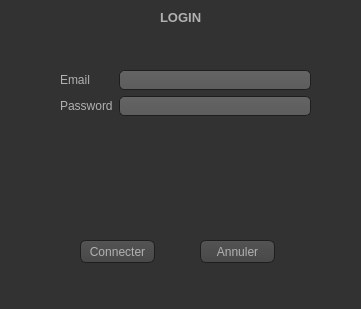
<?xml version="1.0" encoding="UTF-8"?>
<ui version="4.0">
 <class>loginenseignant</class>
 <widget class="QDialog" name="loginenseignant">
  <property name="geometry">
   <rect>
    <x>0</x>
    <y>0</y>
    <width>361</width>
    <height>309</height>
   </rect>
  </property>
  <property name="windowTitle">
   <string>Dialog</string>
  </property>
  <property name="styleSheet">
   <string notr="true">QToolTip
{
     border: 1px solid black;
     background-color: #ffa02f;
     padding: 1px;
     border-radius: 3px;
     opacity: 100;
}

QWidget
{
    color: #b1b1b1;
    background-color: #323232;
}

QWidget:item:hover
{
    background-color: QLinearGradient( x1: 0, y1: 0, x2: 0, y2: 1, stop: 0 #ffa02f, stop: 1 #ca0619);
    color: #000000;
}

QWidget:item:selected
{
    background-color: QLinearGradient( x1: 0, y1: 0, x2: 0, y2: 1, stop: 0 #ffa02f, stop: 1 #d7801a);
}

QMenuBar::item
{
    background: transparent;
}

QMenuBar::item:selected
{
    background: transparent;
    border: 1px solid #ffaa00;
}

QMenuBar::item:pressed
{
    background: #444;
    border: 1px solid #000;
    background-color: QLinearGradient(
        x1:0, y1:0,
        x2:0, y2:1,
        stop:1 #212121,
        stop:0.4 #343434/*,
        stop:0.2 #343434,
        stop:0.1 #ffaa00*/
    );
    margin-bottom:-1px;
    padding-bottom:1px;
}

QMenu
{
    border: 1px solid #000;
}

QMenu::item
{
    padding: 2px 20px 2px 20px;
}

QMenu::item:selected
{
    color: #000000;
}

QWidget:disabled
{
    color: #404040;
    background-color: #323232;
}

QAbstractItemView
{
    background-color: QLinearGradient( x1: 0, y1: 0, x2: 0, y2: 1, stop: 0 #4d4d4d, stop: 0.1 #646464, stop: 1 #5d5d5d);
}

QWidget:focus
{
    /*border: 2px solid QLinearGradient( x1: 0, y1: 0, x2: 0, y2: 1, stop: 0 #ffa02f, stop: 1 #d7801a);*/
}

QLineEdit
{
    background-color: QLinearGradient( x1: 0, y1: 0, x2: 0, y2: 1, stop: 0 #4d4d4d, stop: 0 #646464, stop: 1 #5d5d5d);
    padding: 1px;
    border-style: solid;
    border: 1px solid #1e1e1e;
    border-radius: 5;
}

QPushButton
{
    color: #b1b1b1;
    background-color: QLinearGradient( x1: 0, y1: 0, x2: 0, y2: 1, stop: 0 #565656, stop: 0.1 #525252, stop: 0.5 #4e4e4e, stop: 0.9 #4a4a4a, stop: 1 #464646);
    border-width: 1px;
    border-color: #1e1e1e;
    border-style: solid;
    border-radius: 6;
    padding: 3px;
    font-size: 12px;
    padding-left: 5px;
    padding-right: 5px;
}

QPushButton:pressed
{
    background-color: QLinearGradient( x1: 0, y1: 0, x2: 0, y2: 1, stop: 0 #2d2d2d, stop: 0.1 #2b2b2b, stop: 0.5 #292929, stop: 0.9 #282828, stop: 1 #252525);
}

QComboBox
{
    selection-background-color: #ffaa00;
    background-color: QLinearGradient( x1: 0, y1: 0, x2: 0, y2: 1, stop: 0 #565656, stop: 0.1 #525252, stop: 0.5 #4e4e4e, stop: 0.9 #4a4a4a, stop: 1 #464646);
    border-style: solid;
    border: 1px solid #1e1e1e;
    border-radius: 5;
}

QComboBox:hover,QPushButton:hover
{
    border: 2px solid QLinearGradient( x1: 0, y1: 0, x2: 0, y2: 1, stop: 0 #ffa02f, stop: 1 #d7801a);
}


QComboBox:on
{
    padding-top: 3px;
    padding-left: 4px;
    background-color: QLinearGradient( x1: 0, y1: 0, x2: 0, y2: 1, stop: 0 #2d2d2d, stop: 0.1 #2b2b2b, stop: 0.5 #292929, stop: 0.9 #282828, stop: 1 #252525);
    selection-background-color: #ffaa00;
}

QComboBox QAbstractItemView
{
    border: 2px solid darkgray;
    selection-background-color: QLinearGradient( x1: 0, y1: 0, x2: 0, y2: 1, stop: 0 #ffa02f, stop: 1 #d7801a);
}

QComboBox::drop-down
{
     subcontrol-origin: padding;
     subcontrol-position: top right;
     width: 15px;

     border-left-width: 0px;
     border-left-color: darkgray;
     border-left-style: solid; /* just a single line */
     border-top-right-radius: 3px; /* same radius as the QComboBox */
     border-bottom-right-radius: 3px;
 }

QComboBox::down-arrow
{
     image: url(:/down_arrow.png);
}

QGroupBox:focus
{
border: 2px solid QLinearGradient( x1: 0, y1: 0, x2: 0, y2: 1, stop: 0 #ffa02f, stop: 1 #d7801a);
}

QTextEdit:focus
{
    border: 2px solid QLinearGradient( x1: 0, y1: 0, x2: 0, y2: 1, stop: 0 #ffa02f, stop: 1 #d7801a);
}

QScrollBar:horizontal {
     border: 1px solid #222222;
     background: QLinearGradient( x1: 0, y1: 0, x2: 0, y2: 1, stop: 0.0 #121212, stop: 0.2 #282828, stop: 1 #484848);
     height: 7px;
     margin: 0px 16px 0 16px;
}

QScrollBar::handle:horizontal
{
      background: QLinearGradient( x1: 0, y1: 0, x2: 1, y2: 0, stop: 0 #ffa02f, stop: 0.5 #d7801a, stop: 1 #ffa02f);
      min-height: 20px;
      border-radius: 2px;
}

QScrollBar::add-line:horizontal {
      border: 1px solid #1b1b19;
      border-radius: 2px;
      background: QLinearGradient( x1: 0, y1: 0, x2: 1, y2: 0, stop: 0 #ffa02f, stop: 1 #d7801a);
      width: 14px;
      subcontrol-position: right;
      subcontrol-origin: margin;
}

QScrollBar::sub-line:horizontal {
      border: 1px solid #1b1b19;
      border-radius: 2px;
      background: QLinearGradient( x1: 0, y1: 0, x2: 1, y2: 0, stop: 0 #ffa02f, stop: 1 #d7801a);
      width: 14px;
     subcontrol-position: left;
     subcontrol-origin: margin;
}

QScrollBar::right-arrow:horizontal, QScrollBar::left-arrow:horizontal
{
      border: 1px solid black;
      width: 1px;
      height: 1px;
      background: white;
}

QScrollBar::add-page:horizontal, QScrollBar::sub-page:horizontal
{
      background: none;
}

QScrollBar:vertical
{
      background: QLinearGradient( x1: 0, y1: 0, x2: 1, y2: 0, stop: 0.0 #121212, stop: 0.2 #282828, stop: 1 #484848);
      width: 7px;
      margin: 16px 0 16px 0;
      border: 1px solid #222222;
}

QScrollBar::handle:vertical
{
      background: QLinearGradient( x1: 0, y1: 0, x2: 0, y2: 1, stop: 0 #ffa02f, stop: 0.5 #d7801a, stop: 1 #ffa02f);
      min-height: 20px;
      border-radius: 2px;
}

QScrollBar::add-line:vertical
{
      border: 1px solid #1b1b19;
      border-radius: 2px;
      background: QLinearGradient( x1: 0, y1: 0, x2: 0, y2: 1, stop: 0 #ffa02f, stop: 1 #d7801a);
      height: 14px;
      subcontrol-position: bottom;
      subcontrol-origin: margin;
}

QScrollBar::sub-line:vertical
{
      border: 1px solid #1b1b19;
      border-radius: 2px;
      background: QLinearGradient( x1: 0, y1: 0, x2: 0, y2: 1, stop: 0 #d7801a, stop: 1 #ffa02f);
      height: 14px;
      subcontrol-position: top;
      subcontrol-origin: margin;
}

QScrollBar::up-arrow:vertical, QScrollBar::down-arrow:vertical
{
      border: 1px solid black;
      width: 1px;
      height: 1px;
      background: white;
}


QScrollBar::add-page:vertical, QScrollBar::sub-page:vertical
{
      background: none;
}

QTextEdit
{
    background-color: #242424;
}

QPlainTextEdit
{
    background-color: #242424;
}

QHeaderView::section
{
    background-color: QLinearGradient(x1:0, y1:0, x2:0, y2:1, stop:0 #616161, stop: 0.5 #505050, stop: 0.6 #434343, stop:1 #656565);
    color: white;
    padding-left: 4px;
    border: 1px solid #6c6c6c;
}

QCheckBox:disabled
{
color: #414141;
}

QDockWidget::title
{
    text-align: center;
    spacing: 3px; /* spacing between items in the tool bar */
    background-color: QLinearGradient(x1:0, y1:0, x2:0, y2:1, stop:0 #323232, stop: 0.5 #242424, stop:1 #323232);
}

QDockWidget::close-button, QDockWidget::float-button
{
    text-align: center;
    spacing: 1px; /* spacing between items in the tool bar */
    background-color: QLinearGradient(x1:0, y1:0, x2:0, y2:1, stop:0 #323232, stop: 0.5 #242424, stop:1 #323232);
}

QDockWidget::close-button:hover, QDockWidget::float-button:hover
{
    background: #242424;
}

QDockWidget::close-button:pressed, QDockWidget::float-button:pressed
{
    padding: 1px -1px -1px 1px;
}

QMainWindow::separator
{
    background-color: QLinearGradient(x1:0, y1:0, x2:0, y2:1, stop:0 #161616, stop: 0.5 #151515, stop: 0.6 #212121, stop:1 #343434);
    color: white;
    padding-left: 4px;
    border: 1px solid #4c4c4c;
    spacing: 3px; /* spacing between items in the tool bar */
}

QMainWindow::separator:hover
{

    background-color: QLinearGradient(x1:0, y1:0, x2:0, y2:1, stop:0 #d7801a, stop:0.5 #b56c17 stop:1 #ffa02f);
    color: white;
    padding-left: 4px;
    border: 1px solid #6c6c6c;
    spacing: 3px; /* spacing between items in the tool bar */
}

QToolBar::handle
{
     spacing: 3px; /* spacing between items in the tool bar */
     background: url(:/images/handle.png);
}

QMenu::separator
{
    height: 2px;
    background-color: QLinearGradient(x1:0, y1:0, x2:0, y2:1, stop:0 #161616, stop: 0.5 #151515, stop: 0.6 #212121, stop:1 #343434);
    color: white;
    padding-left: 4px;
    margin-left: 10px;
    margin-right: 5px;
}

QProgressBar
{
    border: 2px solid grey;
    border-radius: 5px;
    text-align: center;
}

QProgressBar::chunk
{
    background-color: #d7801a;
    width: 2.15px;
    margin: 0.5px;
}

QTabBar::tab {
    color: #b1b1b1;
    border: 1px solid #444;
    border-bottom-style: none;
    background-color: #323232;
    padding-left: 10px;
    padding-right: 10px;
    padding-top: 3px;
    padding-bottom: 2px;
    margin-right: -1px;
}

QTabWidget::pane {
    border: 1px solid #444;
    top: 1px;
}

QTabBar::tab:last
{
    margin-right: 0; /* the last selected tab has nothing to overlap with on the right */
    border-top-right-radius: 3px;
}

QTabBar::tab:first:!selected
{
 margin-left: 0px; /* the last selected tab has nothing to overlap with on the right */


    border-top-left-radius: 3px;
}

QTabBar::tab:!selected
{
    color: #b1b1b1;
    border-bottom-style: solid;
    margin-top: 3px;
    background-color: QLinearGradient(x1:0, y1:0, x2:0, y2:1, stop:1 #212121, stop:.4 #343434);
}

QTabBar::tab:selected
{
    border-top-left-radius: 3px;
    border-top-right-radius: 3px;
    margin-bottom: 0px;
}

QTabBar::tab:!selected:hover
{
    /*border-top: 2px solid #ffaa00;
    padding-bottom: 3px;*/
    border-top-left-radius: 3px;
    border-top-right-radius: 3px;
    background-color: QLinearGradient(x1:0, y1:0, x2:0, y2:1, stop:1 #212121, stop:0.4 #343434, stop:0.2 #343434, stop:0.1 #ffaa00);
}

QRadioButton::indicator:checked, QRadioButton::indicator:unchecked{
    color: #b1b1b1;
    background-color: #323232;
    border: 1px solid #b1b1b1;
    border-radius: 6px;
}

QRadioButton::indicator:checked
{
    background-color: qradialgradient(
        cx: 0.5, cy: 0.5,
        fx: 0.5, fy: 0.5,
        radius: 1.0,
        stop: 0.25 #ffaa00,
        stop: 0.3 #323232
    );
}

QCheckBox::indicator{
    color: #b1b1b1;
    background-color: #323232;
    border: 1px solid #b1b1b1;
    width: 9px;
    height: 9px;
}

QRadioButton::indicator
{
    border-radius: 6px;
}

QRadioButton::indicator:hover, QCheckBox::indicator:hover
{
    border: 1px solid #ffaa00;
}

QCheckBox::indicator:checked
{
    image:url(:/images/checkbox.png);
}

QCheckBox::indicator:disabled, QRadioButton::indicator:disabled
{
    border: 1px solid #444;
}</string>
  </property>
  <widget class="QPushButton" name="pushButton">
   <property name="geometry">
    <rect>
     <x>80</x>
     <y>240</y>
     <width>75</width>
     <height>23</height>
    </rect>
   </property>
   <property name="text">
    <string>Connecter</string>
   </property>
  </widget>
  <widget class="QPushButton" name="pushButton_2">
   <property name="geometry">
    <rect>
     <x>200</x>
     <y>240</y>
     <width>75</width>
     <height>23</height>
    </rect>
   </property>
   <property name="text">
    <string>Annuler</string>
   </property>
  </widget>
  <widget class="QWidget" name="layoutWidget">
   <property name="geometry">
    <rect>
     <x>60</x>
     <y>70</y>
     <width>251</width>
     <height>141</height>
    </rect>
   </property>
   <layout class="QFormLayout" name="formLayout">
    <item row="0" column="0">
     <widget class="QLabel" name="label">
      <property name="text">
       <string>Email</string>
      </property>
     </widget>
    </item>
    <item row="0" column="1">
     <widget class="QLineEdit" name="lineEdit"/>
    </item>
    <item row="1" column="0">
     <widget class="QLabel" name="label_2">
      <property name="text">
       <string>Password</string>
      </property>
     </widget>
    </item>
    <item row="1" column="1">
     <widget class="QLineEdit" name="lineEdit_2">
      <property name="echoMode">
       <enum>QLineEdit::Password</enum>
      </property>
     </widget>
    </item>
   </layout>
  </widget>
  <widget class="QLabel" name="label_3">
   <property name="geometry">
    <rect>
     <x>160</x>
     <y>10</y>
     <width>61</width>
     <height>16</height>
    </rect>
   </property>
   <property name="text">
    <string>&lt;html&gt;&lt;head/&gt;&lt;body&gt;&lt;p&gt;&lt;span style=&quot; font-size:10pt; font-weight:600;&quot;&gt;LOGIN&lt;/span&gt;&lt;/p&gt;&lt;/body&gt;&lt;/html&gt;</string>
   </property>
  </widget>
 </widget>
 <resources/>
 <connections/>
</ui>
